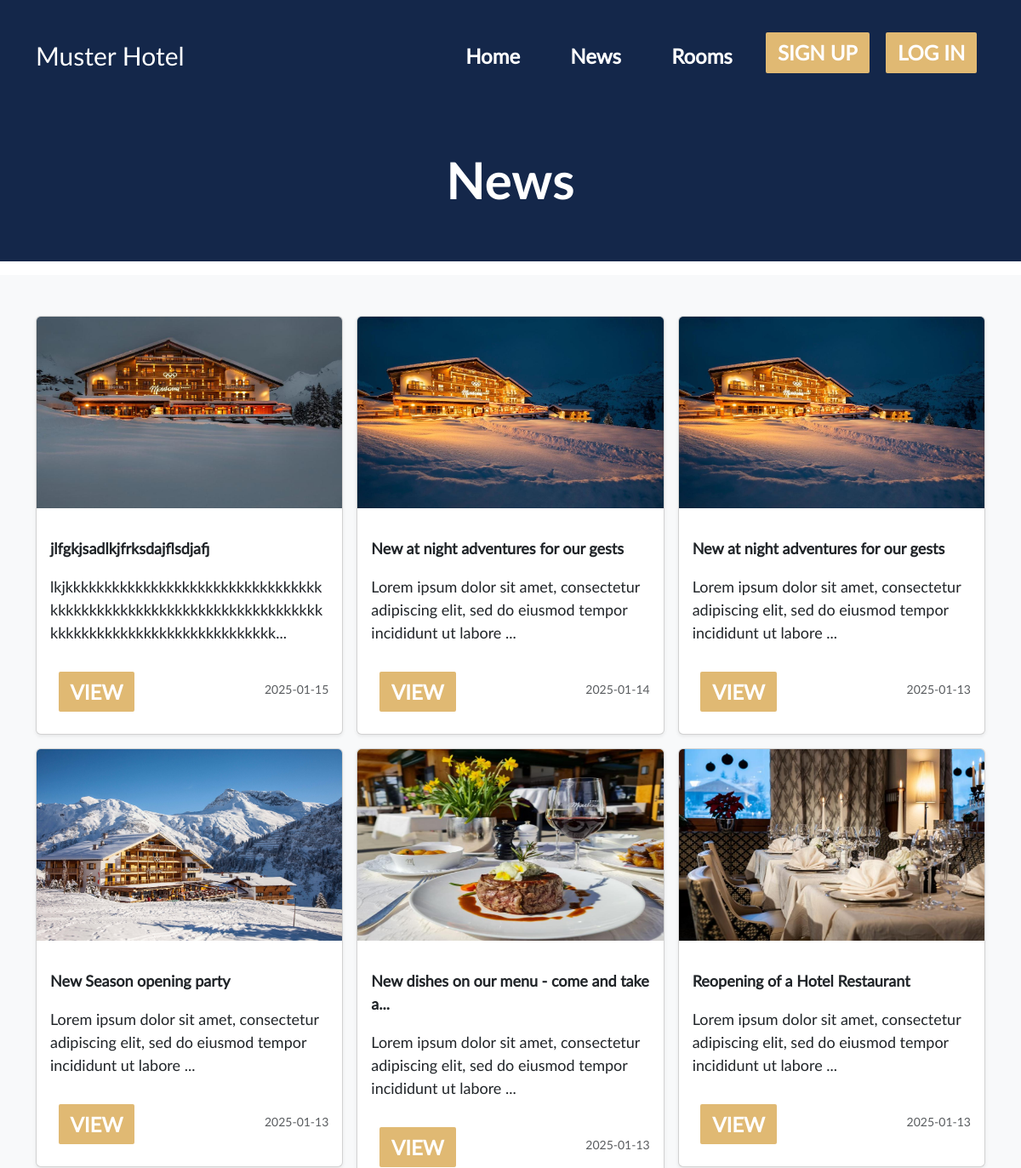
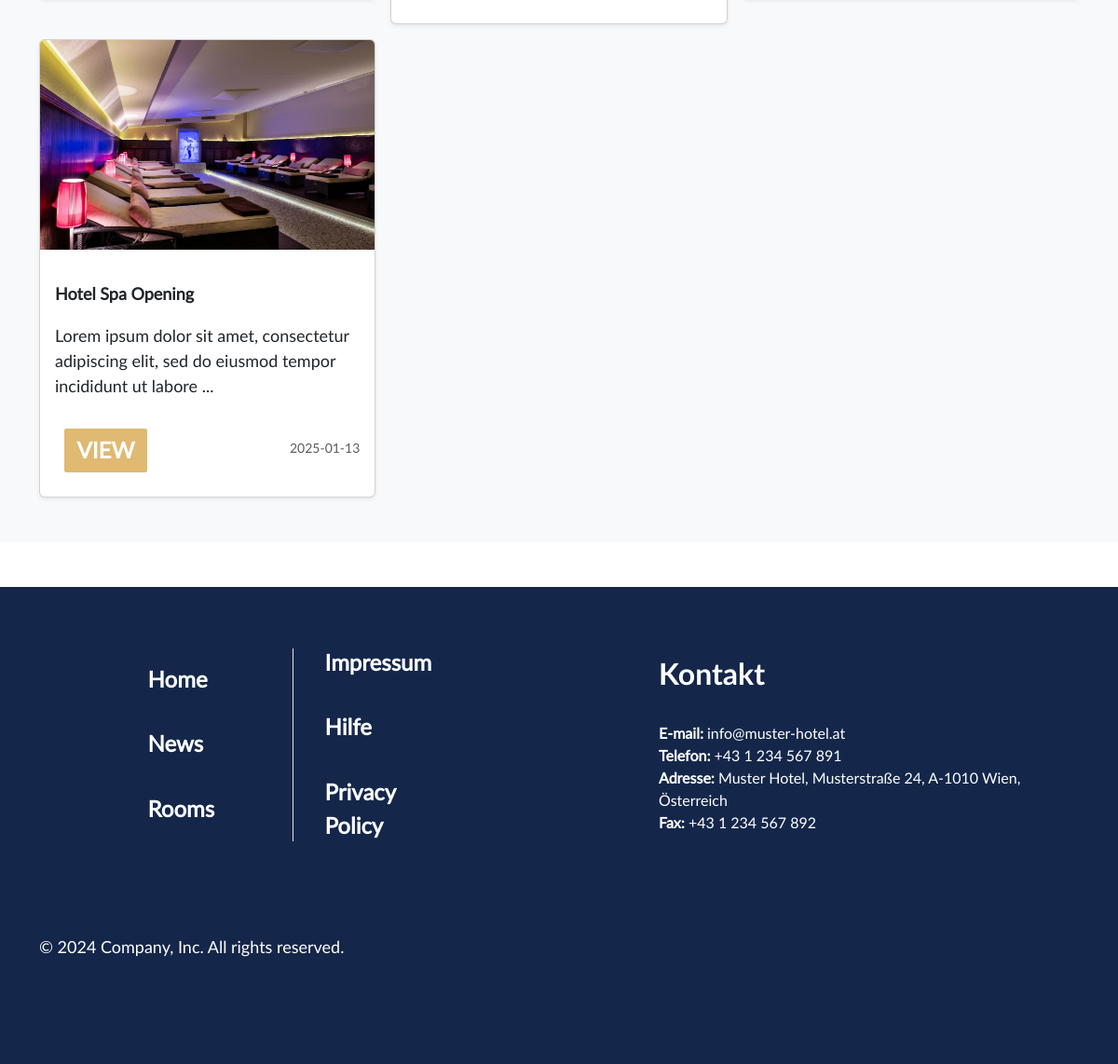
Page /news.php on the committed database (2 pictures, top to bottom).
### tables this page shows
CREATE TABLE `news` (
  `newsId` int(11) NOT NULL,
  `newsTitle` varchar(100) NOT NULL,
  `newsDescription` text NOT NULL,
  `newsImg` varchar(255) NOT NULL,
  `newsDate` date NOT NULL
);

### news.php (the view, shortened to what this page needs)
<?php
  require("includes/dbh.php");
  $sql = "Select * From news ORDER BY newsId DESC";
  $result = mysqli_query($conn, $sql);
  include("./include()/navbar.php");
?>
<div class="container-fluid page-title">
  <div clas="row">
    <div class="text-center col-sm-12">
      <h1 class="h1">News</h1>
    </div>
  </div>
</div>
<div class="album py-5 bg-body-tertiary mt-3">
  <div class="container">
    <div class="row row-cols-1 row-cols-sm-2 row-cols-md-3 g-3">
      <?php
        while ($row = mysqli_fetch_assoc($result)) {
      ?>
        <div class="col">
          <form action="includes/process-open-news.php" method="GET" class="d-inline">
            <div class="card shadow-sm">
              <img src="<?php echo $row['newsImg'] ?>" class="bd-placeholder-img card-img-top" width="100%"
                height="225" xmlns="http://www.w3.org/2000/svg" role="img"
                aria-label="Placeholder: Thumbnail" preserveAspectRatio="xMidYMid slice" focusable="false">
              <div class="card-body">
                <p class="card-title" style="font-weight: bold;">
                  <?php
                    $fullTitle = $row['newsTitle'];
                    $preview = substr($fullTitle, 0, 40);
                    echo $preview . (strlen($fullTitle) > 40 ? '...' : '');
                  ?>
                </p>
                <p class="card-text">
                  <?php
                    $fullDescription = $row['newsDescription'];
                    $preview = substr($fullDescription, 0, 100);
                    echo $preview . (strlen($fullDescription) > 100 ? '...' : '');
                  ?>
                </p>
                <div class="d-flex justify-content-between align-items-center">
                <button type="submit" name="submit" class="btn btn-nav btn-outline mt-3">View</button>
                  <small class="text-body-secondary"><?php echo $row['newsDate'] ?></small>
                </div>
              </div>
            </div>
          </form>
        </div>
      <?php
        }
      ?>
    </div>
  </div>
</div>
<?php
include("./include()/footer.php");
?>

### my.css/style.css (style rules this page uses)
:root { --c-white: #ffffff; --c-dirty-white: #f7f7f7; --c-gray: #2a2c2f; --c-dark-blue: #14274a; --c-beige: #e0b973; --c-black: #000000; --font-header: "LatoHeader", sans-serif; --font-body: "LatoBody", sans-serif; --box-shadow: 0px 15px 25px rgb(0, 0, 0, 0.8); --transition: all 0.5s ease; --font-size-h1: clamp(3.5rem, 5vw, 6rem); --font-size-h2: clamp(2.75rem, 4vw, 5rem); --font-size-h3: clamp(2rem, 3.5vw, 3.5rem); --font-size-h4: clamp(1.5rem, 3vw, 2rem); --font-size-h5: clamp(1.25rem, 2.5vw, 2rem); --font-size-h6: clamp(1rem, 2vw, 1.5rem); --font-size-body: clamp(1rem, 2vw, 1.125rem); --font-size-small: clamp(0.875rem, 1.5vw, 1rem); --font-size-btn: clamp(0.875rem, 1.5vw, 1rem); --font-size-footer: clamp(0.75rem, 1vw, 0.875rem); }
body { font-family: var(--font-body); background-color: var(--c-white); color: var(--c-black); max-width: 100vw; }
.btn-nav { font-weight: bold; font-size: var(--font-size-h6); text-transform: uppercase; border-radius: 2px; padding: 0.15em 0.5em; margin: 0.6em 0.4em 0.4em 0.4em; border: 2px solid; }
.btn-outline { border: 2px solid var(--c-beige); color: var(--c-white); background-color: var(--c-beige); border-radius: none; }
p { font-size: var(--font-size-body); margin-top: 1em; }
h1, h2, h3, h4, h5, h6, .h1, .h2, .h3, .h4, .h5, .h6 { font-family: var(--font-header); }
.h1 { margin-top: 1em; margin-bottom: 1em; font-weight: 600; font-size:var(--font-size-h1); color: var(--c-white); }
.page-title { background-color: var(--c-dark-blue); position: relative; display: flex; flex-direction: column; align-items: center; }
form { display: flex; flex-direction: column; justify-content: center; align-items: center; }

### rows in the picture
news: newsImg (picture), newsTitle "jlfgkjsadlkjfrksdajflsdjafj", newsDescription "lkjkkkkkkkkkkkkkkkkkkkkkkkkkkkkkkkkkkkkkkkkkkkkkkkkkkkkkkkkkkkkkkkkkkkkkkkkkkkkkkkkkkkkkkkkkkkkkkkkk", newsDate "2025-01-15"
news: newsImg (picture), newsTitle "New at night adventures for our gests", newsDescription "Lorem ipsum dolor sit amet, consectetur adipiscing elit, sed do eiusmod tempor incididunt ut labore", newsDate "2025-01-14"
news: newsImg (picture), newsTitle "New at night adventures for our gests", newsDescription "Lorem ipsum dolor sit amet, consectetur adipiscing elit, sed do eiusmod tempor incididunt ut labore", newsDate "2025-01-13"
news: newsImg (picture), newsTitle "New Season opening party", newsDescription "Lorem ipsum dolor sit amet, consectetur adipiscing elit, sed do eiusmod tempor incididunt ut labore", newsDate "2025-01-13"
news: newsImg (picture), newsTitle "New dishes on our menu - come and take a", newsDescription "Lorem ipsum dolor sit amet, consectetur adipiscing elit, sed do eiusmod tempor incididunt ut labore", newsDate "2025-01-13"
news: newsImg (picture), newsTitle "Reopening of a Hotel Restaurant", newsDescription "Lorem ipsum dolor sit amet, consectetur adipiscing elit, sed do eiusmod tempor incididunt ut labore", newsDate "2025-01-13"
news: newsImg (picture), newsTitle "Hotel Spa Opening", newsDescription "Lorem ipsum dolor sit amet, consectetur adipiscing elit, sed do eiusmod tempor incididunt ut labore", newsDate "2025-01-13"
